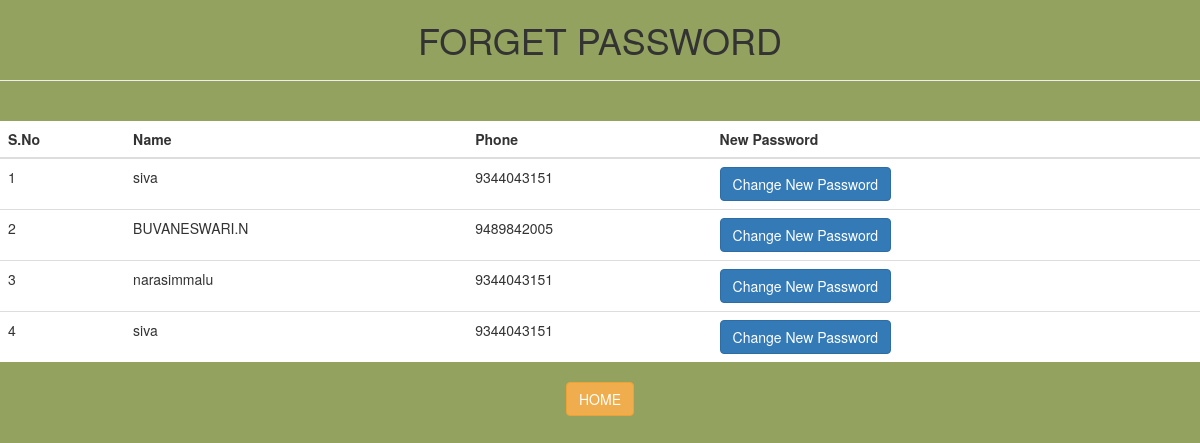
The app's page /forget, older data.
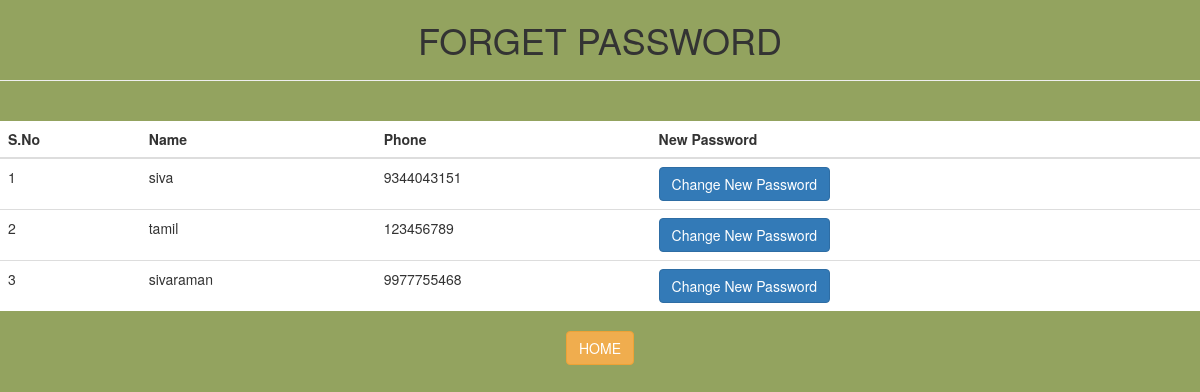
The same page, newer data.
### tables this page shows
CREATE TABLE customers (pid integer primary key,name text,
            email varchar(20),birth date,address text,phone integer);

### web.py (the view)
@app.route('/forget',methods=['GET','POST'])
def forget():
    con=sqlite3.connect('data2.db')
    con.row_factory=sqlite3.Row
    cur=con.cursor()
    cur.execute("select * from customers")
    data=cur.fetchall()
    con.close()
    return render_template("forget.html",data=data)

### templates/forget.html (shortened to what this page needs)
<!DOCTYPE html>
<html lang="en">
<head>
 <link rel="stylesheet" href="https://maxcdn.bootstrapcdn.com/bootstrap/3.4.1/css/bootstrap.min.css">
</head>
<body>
    <div class="main">
       <center> <h1>FORGET PASSWORD<hr></h1></center>
        <div align="center"class="table">
            <br>
       <table class="table table-border" >
        <thead>
            <tr>
                <th>S.No</th>
                <th>Name</th>
                <th>Phone</th>
                <th>New Password</th>
            </tr>
        </thead>
       <tbody>
        {% for res in data %}
        {%set i=loop.index %}
        <tr>
            <td>{{i}}</td>
            <td>{{res["name"]}}</td>
            <td>{{res["phone"]}}</td>
            <td><a href=" {{url_for('change',id=res['pid'])}}"class="btn btn-primary">Change New Password </a>   </td>
        </tr>
        {% endfor %}
       </tbody>
       </table>
       <div>
        <a href="{{url_for('index')}}"class ="btn btn-warning pull right">HOME</a>
       </div>
    </div>
   </div>
</body>
</html>

### templates/forget.html (style rules this page uses)
body { background-color:rgb(147, 163, 95); background-position: center; background-repeat: no-repeat; background-size:cover; }

Row changes from the older to the newer data that the page shows:
removed customers: pid "1", name "siva", phone "9344043151"
removed customers: i "2", name "BUVANESWARI.N", phone "9489842005"
removed customers: i "3", name "narasimmalu", phone "9344043151"
changed customers "siva": i "4" → "1"
added customers: i "2", name "tamil", phone "123456789"
added customers: i "3", name "sivaraman", phone "9977755468"
